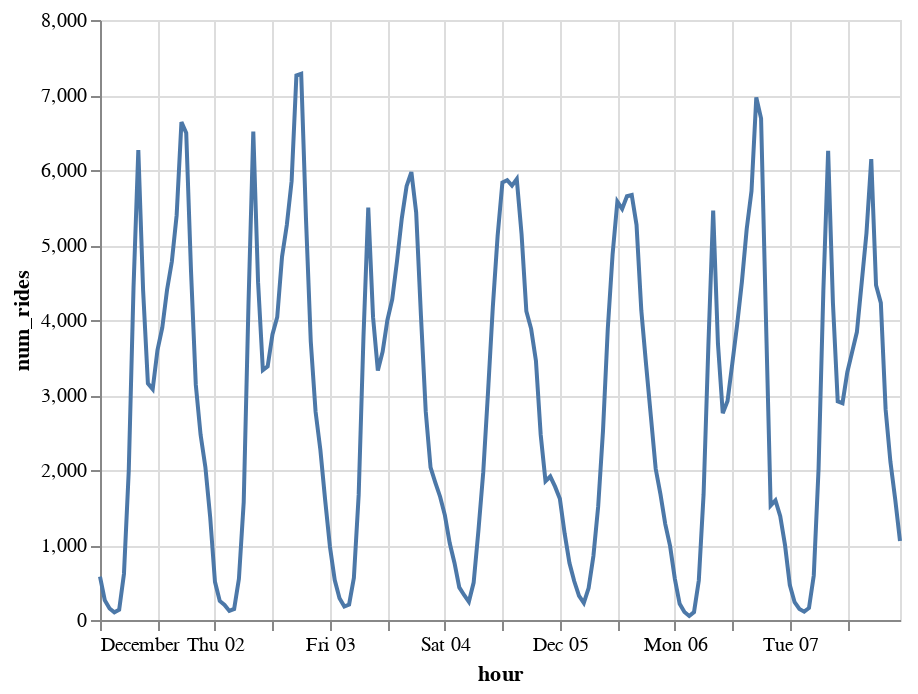

Notebook code cell kept with this figure:
### Code cell
alt.Chart(hourly_counts[:168]).mark_line().encode(x = 'hour', y = 'num_rides')

### Figure 1 — Vega-Lite specification as saved in the notebook (floating-point values rounded to 4 significant figures; data arrays with more than 128 entries replaced by an {"elided": "..."} marker saying what was removed)
{"config": {"view": {"continuousWidth": 400, "continuousHeight": 300}}, "data": {"name": "data-f3419bdd6b14c61efcab9217be24834d"}, "mark": "line", "encoding": {"x": {"type": "temporal", "field": "hour"}, "y": {"type": "quantitative", "field": "num_rides"}}, "$schema": "https://vega.github.io/schema/vega-lite/v4.8.1.json", "datasets": {"data-f3419bdd6b14c61efcab9217be24834d": {"elided": "168 records"}}}
